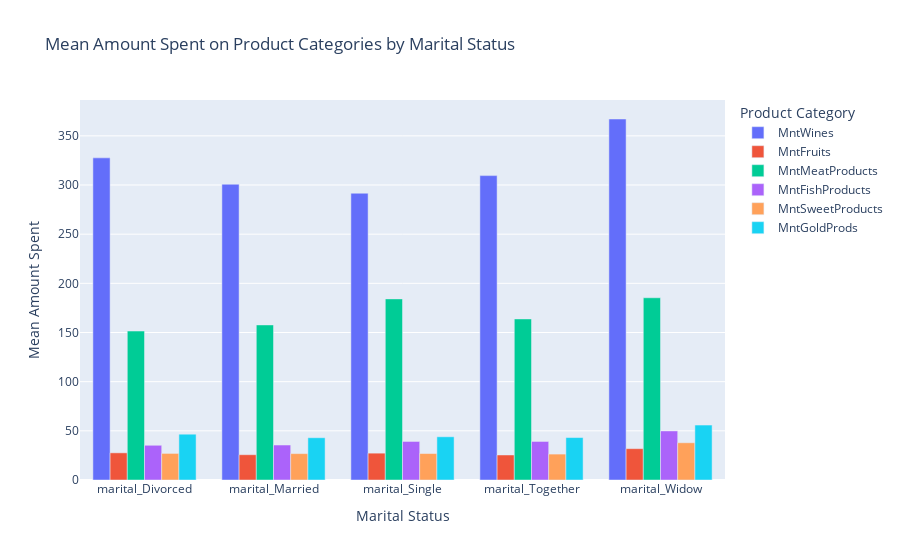

Notebook code cell kept with this figure:
### Code cell
status = ['marital_Divorced', 'marital_Married', 'marital_Single', 'marital_Together', 'marital_Widow']
# Create a consolidated status column
data['status'] = data[status].idxmax(axis=1)

# Group by marital status and calculate the mean of Mnt columns
mnt_by_education0 = data.groupby('status')[mnt_columns].mean()

# Transpose the DataFrame for easier plotting with plotly
mnt_by_education1 = mnt_by_education0.T.reset_index()

# Melt the DataFrame for plotting
mnt_by_education2 = mnt_by_education1.melt(id_vars='index', var_name='Marital Status', value_name='Mean Amount Spent')

# Rename the 'index' column for better readability in the plot
mnt_by_education = mnt_by_education2.rename(columns={'index': 'Product Category'})

# Plotting with Plotly
fig = px.bar(mnt_by_education, x='Marital Status', y='Mean Amount Spent', color='Product Category', barmode='group',
             labels={'Mean Amount Spent': 'Mean Amount Spent'},
             title='Mean Amount Spent on Product Categories by Marital Status')
fig.show()

### Figure 1 — Plotly figure (JSON) as saved in the notebook; plotly's stock layout.template omitted (floating-point values rounded to 4 significant figures)
{"data": [{"alignmentgroup": "True", "hovertemplate": "Product Category=MntWines<br>Marital Status=%{x}<br>Mean Amount Spent=%{y}<extra></extra>", "legendgroup": "MntWines", "marker": {"color": "#636efa", "pattern": {"shape": ""}}, "name": "MntWines", "offsetgroup": "MntWines", "orientation": "v", "showlegend": true, "textposition": "auto", "type": "bar", "x": ["marital_Divorced", "marital_Married", "marital_Single", "marital_Together", "marital_Widow"], "xaxis": "x", "y": [327.6, 300.8, 291.7, 309.6, 367.1], "yaxis": "y"}, {"alignmentgroup": "True", "hovertemplate": "Product Category=MntFruits<br>Marital Status=%{x}<br>Mean Amount Spent=%{y}<extra></extra>", "legendgroup": "MntFruits", "marker": {"color": "#EF553B", "pattern": {"shape": ""}}, "name": "MntFruits", "offsetgroup": "MntFruits", "orientation": "v", "showlegend": true, "textposition": "auto", "type": "bar", "x": ["marital_Divorced", "marital_Married", "marital_Single", "marital_Together", "marital_Widow"], "xaxis": "x", "y": [27.63, 25.72, 27.31, 25.44, 31.87], "yaxis": "y"}, {"alignmentgroup": "True", "hovertemplate": "Product Category=MntMeatProducts<br>Marital Status=%{x}<br>Mean Amount Spent=%{y}<extra></extra>", "legendgroup": "MntMeatProducts", "marker": {"color": "#00cc96", "pattern": {"shape": ""}}, "name": "MntMeatProducts", "offsetgroup": "MntMeatProducts", "orientation": "v", "showlegend": true, "textposition": "auto", "type": "bar", "x": ["marital_Divorced", "marital_Married", "marital_Single", "marital_Together", "marital_Widow"], "xaxis": "x", "y": [151.5, 157.7, 184.2, 163.8, 185.3], "yaxis": "y"}, {"alignmentgroup": "True", "hovertemplate": "Product Category=MntFishProducts<br>Marital Status=%{x}<br>Mean Amount Spent=%{y}<extra></extra>", "legendgroup": "MntFishProducts", "marker": {"color": "#ab63fa", "pattern": {"shape": ""}}, "name": "MntFishProducts", "offsetgroup": "MntFishProducts", "orientation": "v", "showlegend": true, "textposition": "auto", "type": "bar", "x": ["marital_Divorced", "marital_Married", "marital_Single", "marital_Together", "marital_Widow"], "xaxis": "x", "y": [35.31, 35.57, 39.2, 39.2, 49.91], "yaxis": "y"}, {"alignmentgroup": "True", "hovertemplate": "Product Category=MntSweetProducts<br>Marital Status=%{x}<br>Mean Amount Spent=%{y}<extra></extra>", "legendgroup": "MntSweetProducts", "marker": {"color": "#FFA15A", "pattern": {"shape": ""}}, "name": "MntSweetProducts", "offsetgroup": "MntSweetProducts", "orientation": "v", "showlegend": true, "textposition": "auto", "type": "bar", "x": ["marital_Divorced", "marital_Married", "marital_Single", "marital_Together", "marital_Widow"], "xaxis": "x", "y": [27.03, 26.84, 26.92, 26.35, 37.87], "yaxis": "y"}, {"alignmentgroup": "True", "hovertemplate": "Product Category=MntGoldProds<br>Marital Status=%{x}<br>Mean Amount Spent=%{y}<extra></extra>", "legendgroup": "MntGoldProds", "marker": {"color": "#19d3f3", "pattern": {"shape": ""}}, "name": "MntGoldProds", "offsetgroup": "MntGoldProds", "orientation": "v", "showlegend": true, "textposition": "auto", "type": "bar", "x": ["marital_Divorced", "marital_Married", "marital_Single", "marital_Together", "marital_Widow"], "xaxis": "x", "y": [46.58, 42.99, 43.96, 43.15, 55.86], "yaxis": "y"}], "layout": {"barmode": "group", "legend": {"title": {"text": "Product Category"}, "tracegroupgap": 0}, "title": {"text": "Mean Amount Spent on Product Categories by Marital Status"}, "xaxis": {"anchor": "y", "domain": [0, 1], "title": {"text": "Marital Status"}}, "yaxis": {"anchor": "x", "domain": [0, 1], "title": {"text": "Mean Amount Spent"}}}}
